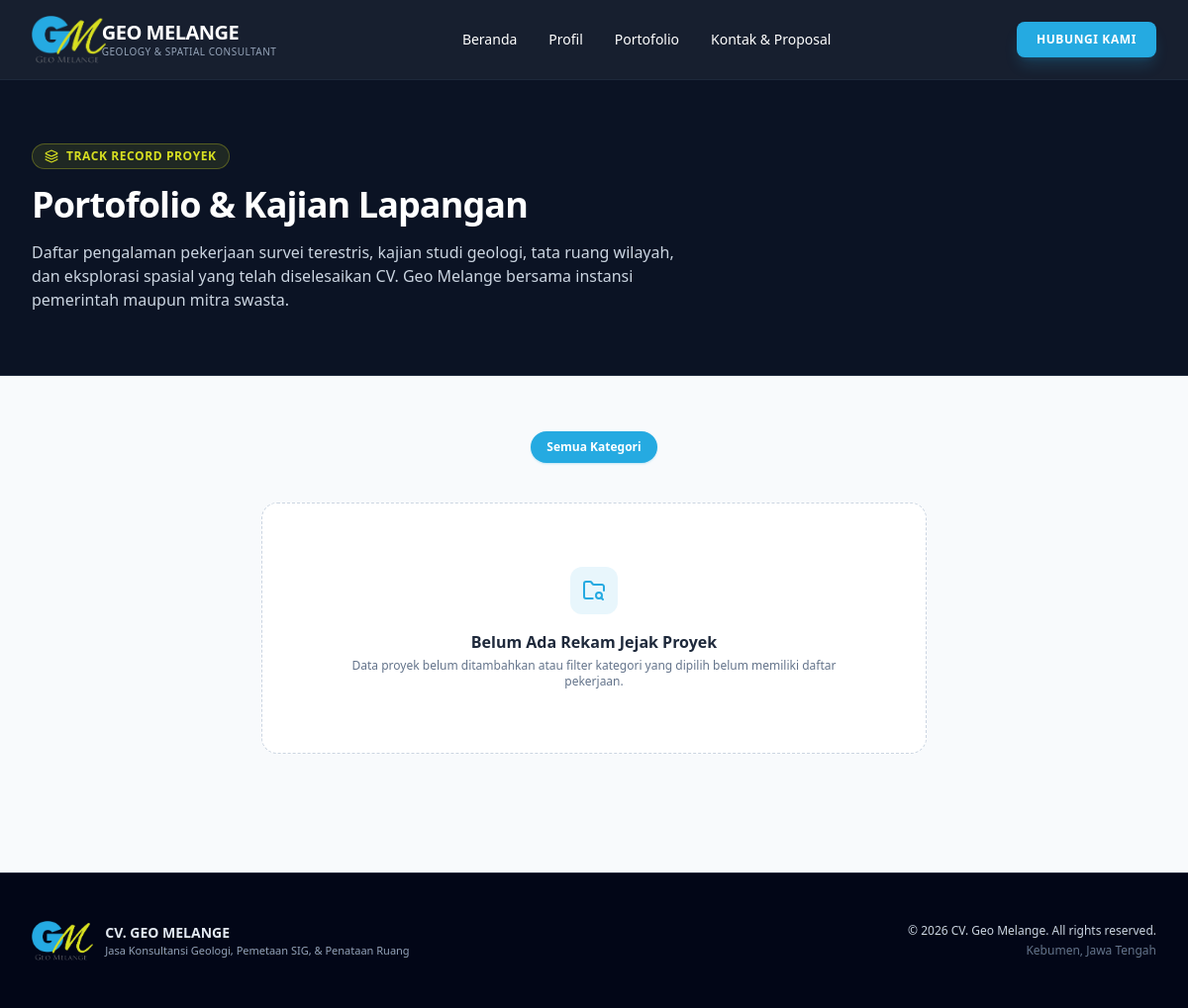
The page /portofolio/ on the database as committed earlier.
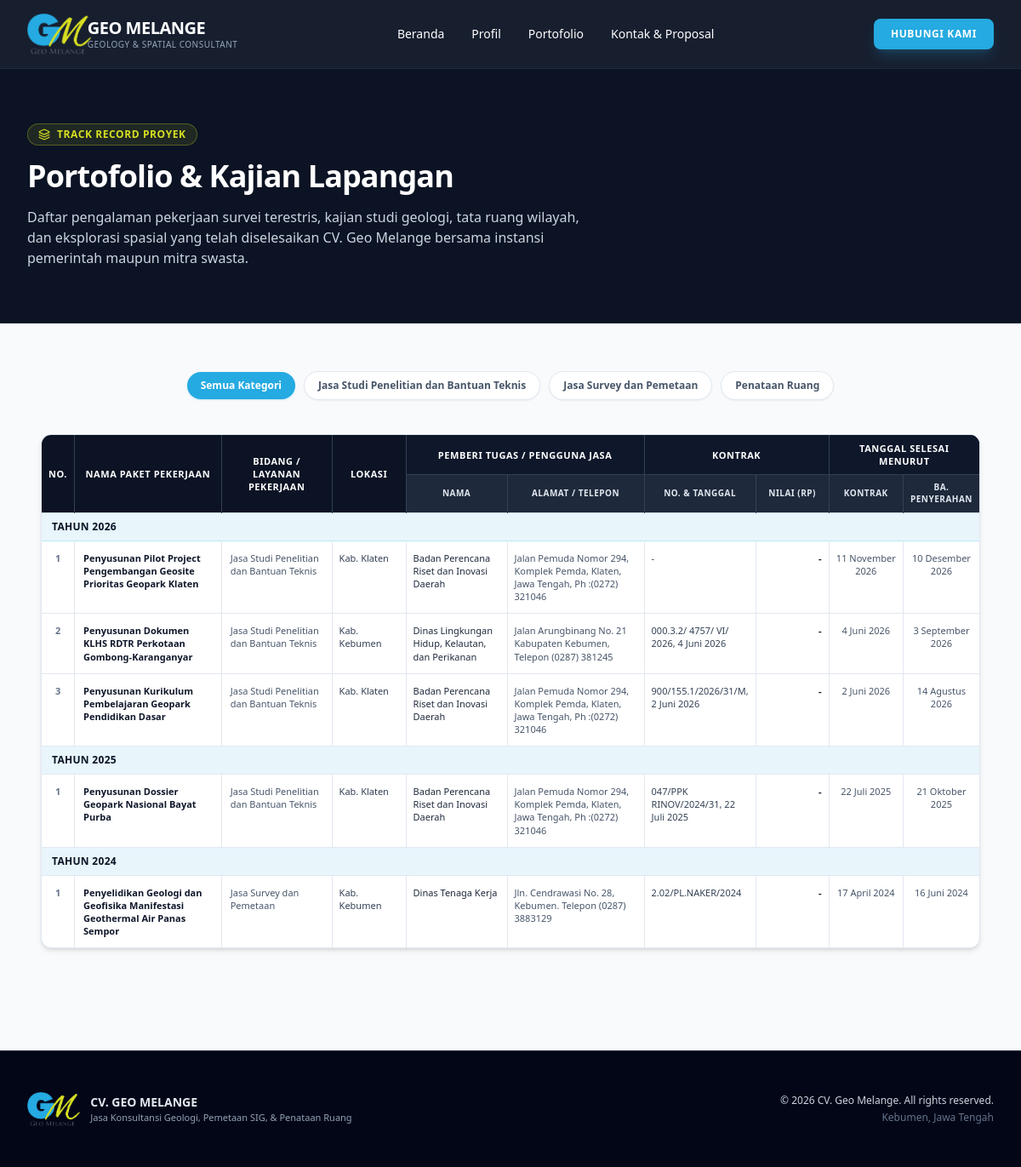
The same page on the database as committed later.
### core/models.py (models this page shows, shortened)
class portofolio(models.Model):
    year = models.IntegerField(verbose_name="Tahun Anggaran / Pelaksanaan")
    title = models.CharField(max_length=255, verbose_name="Nama Paket Pekerjaan")
    category = models.ForeignKey(
        BidangLayanan,
        on_delete=models.PROTECT,
        verbose_name="Bidang / Layanan Pekerjaan"
    )
    location = models.CharField(max_length=150, verbose_name="Lokasi")
    client_name = models.CharField(max_length=200, verbose_name="Nama Pemberi Tugas")
    client_address = models.TextField(blank=True, null=True, verbose_name="Alamat & Telepon Pemberi Tugas")
    contract_info = models.CharField(max_length=150, blank=True, null=True, verbose_name="No. & Tanggal Kontrak")
    contract_value = models.CharField(max_length=100, blank=True, null=True, verbose_name="Nilai Kontrak (Rp)")
    contract_end_date = models.CharField(max_length=100, blank=True, null=True, verbose_name="Tanggal Selesai (Kontrak)")
    handover_date = models.CharField(max_length=100, blank=True, null=True, verbose_name="Tanggal Selesai (BA. Penyerahan)")
    image = models.ImageField(upload_to='portofolio/', blank=True, null=True, verbose_name="Foto Dokumentasi (Opsional)")
    class Meta:
        ordering = ['-year', 'id']
        verbose_name = "Portofolio Proyek"
        verbose_name_plural = "Daftar Portofolio Proyek"

class BidangLayanan(models.Model):
    name = models.CharField(max_length=150, unique=True, verbose_name="Nama Bidang / Layanan Pekerjaan")
    class Meta:
        ordering = ['name']
        verbose_name = "Bidang / Layanan"
        verbose_name_plural = "Daftar Bidang / Layanan"
    def __str__(self):
        return self.name

### core/views.py (the view)
# urls.py: path('portofolio/', views.portofolio_view, name='portofolio'),
def portofolio_view(request):
    selected_category = request.GET.get('category', '')
    projects = portofolio.objects.select_related('category').all().order_by('-year', 'id')
    if selected_category:
        projects = projects.filter(category__name=selected_category)
    categories = BidangLayanan.objects.values_list('name', flat=True)
    return render(request, 'portofolio.html', {
        'projects': projects,
        'categories': categories,
        'selected_category': selected_category,
    })

### templates/portofolio.html (shortened to what this page needs)
{% extends 'base.html' %}
{% load static %}
{% block content %}
<section class="bg-brand-dark text-white py-16 border-b border-slate-800">
  <div class="max-w-7xl mx-auto px-4 sm:px-6 lg:px-8">
    <div class="inline-flex items-center space-x-2 px-3 py-1 rounded-full bg-brand-lime/10 border border-brand-lime/30 text-brand-lime text-xs font-bold tracking-wider uppercase mb-4">
      <i data-lucide="layers" class="w-3.5 h-3.5"></i>
      <span>Track Record Proyek</span>
    </div>
    <h1 class="text-3xl sm:text-4xl font-extrabold tracking-tight mb-4">
      Portofolio & Kajian Lapangan
    </h1>
    <p class="text-slate-300 max-w-2xl text-sm sm:text-base leading-relaxed">
      Daftar pengalaman pekerjaan survei terestris, kajian studi geologi, tata ruang wilayah, dan eksplorasi spasial yang telah diselesaikan CV. Geo Melange bersama instansi pemerintah maupun mitra swasta.
    </p>
  </div>
</section>
<section class="w-full max-w-[1680px] mx-auto px-4 sm:px-8 lg:px-12 py-14">
  <div class="flex flex-wrap items-center justify-center gap-2.5 mb-10">
    <a href="{% url 'portofolio' %}"
       class="px-4 py-2 rounded-full text-xs font-semibold transition-all shadow-sm {% if not selected_category %}bg-brand-blue text-white shadow-brand-blue/25{% else %}bg-white text-slate-600 hover:bg-slate-100 border border-slate-200{% endif %}">
      Semua Kategori
    </a>
    {% for cat in categories %}
      <a href="?category={{ cat|urlencode }}"
         class="px-4 py-2 rounded-full text-xs font-semibold transition-all shadow-sm {% if selected_category == cat %}bg-brand-blue text-white shadow-brand-blue/25{% else %}bg-white text-slate-600 hover:bg-slate-100 border border-slate-200{% endif %}">
        {{ cat }}
      </a>
    {% endfor %}
  </div>
  {% if projects %}
    {% regroup projects by year as year_list %}
    <div class="bg-white rounded-xl shadow-md border border-slate-200 overflow-hidden">
      <div class="overflow-x-auto lg:overflow-x-visible">
        <table class="w-full text-left border-collapse text-[11px] xl:text-xs leading-snug">
          <thead>
            <tr class="bg-brand-dark text-white uppercase tracking-wider font-bold text-center border-b border-slate-700">
              <th rowspan="2" class="py-3 px-2 border-r border-slate-700 w-[3%]">No.</th>
              <th rowspan="2" class="py-3 px-2.5 border-r border-slate-700 w-[16%]">Nama Paket Pekerjaan</th>
              <th rowspan="2" class="py-3 px-2.5 border-r border-slate-700 w-[12%]">Bidang / Layanan Pekerjaan</th>
              <th rowspan="2" class="py-3 px-2 border-r border-slate-700 w-[8%]">Lokasi</th>
              <th colspan="2" class="py-2 px-2 border-r border-b border-slate-700 bg-slate-900">Pemberi Tugas / Pengguna Jasa</th>
              <th colspan="2" class="py-2 px-2 border-r border-b border-slate-700 bg-slate-900">Kontrak</th>
              <th colspan="2" class="py-2 px-2 border-b border-slate-700 bg-slate-900">Tanggal Selesai Menurut</th>
            </tr>
            <tr class="bg-slate-800 text-slate-200 uppercase tracking-wider font-semibold text-[10px] xl:text-[11px] text-center border-b border-slate-300">
              <th class="py-2 px-2 border-r border-slate-700 w-[11%]">Nama</th>
              <th class="py-2 px-2 border-r border-slate-700 w-[15%]">Alamat / Telepon</th>
              <th class="py-2 px-2 border-r border-slate-700 w-[11%]">No. & Tanggal</th>
              <th class="py-2 px-2 border-r border-slate-700 w-[8%]">Nilai (Rp)</th>
              <th class="py-2 px-2 border-r border-slate-700 w-[8%]">Kontrak</th>
              <th class="py-2 px-2 w-[8%]">BA. Penyerahan</th>
            </tr>
          </thead>
          <tbody class="divide-y divide-slate-200 text-slate-700">
            {% for year_group in year_list %}
              <tr class="bg-brand-blue/10 border-y border-brand-blue/30">
                <td colspan="10" class="py-2 px-3 font-extrabold text-brand-dark tracking-wide uppercase text-xs">
                  TAHUN {{ year_group.grouper }}
                </td>
              </tr>
              {% for item in year_group.list %}
              <tr class="hover:bg-slate-50/90 transition-colors align-top">
                <td class="py-3 px-2 text-center font-semibold text-slate-500 border-r border-slate-200">
                  {{ forloop.counter }}
                </td>
                <td class="py-3 px-2.5 font-semibold text-slate-900 border-r border-slate-200 break-words">
                  {{ item.title }}
                </td>
                <td class="py-3 px-2.5 text-slate-600 border-r border-slate-200 break-words">
                  {{ item.category }}
                </td>
                <td class="py-3 px-2 text-slate-700 border-r border-slate-200 break-words">
                  {{ item.location }}
                </td>
                <td class="py-3 px-2 font-medium text-slate-800 border-r border-slate-200 break-words">
                  {{ item.client_name }}
                </td>
                <td class="py-3 px-2 text-slate-600 border-r border-slate-200 break-words">
                  {{ item.client_address|default:"-" }}
                </td>
                <td class="py-3 px-2 text-slate-700 border-r border-slate-200 break-words">
                  {{ item.contract_info|default:"-" }}
                </td>
                <td class="py-3 px-2 text-right font-bold text-slate-900 border-r border-slate-200">
                  {{ item.contract_value|default:"-" }}
                </td>
                <td class="py-3 px-2 text-center text-slate-600 border-r border-slate-200">
                  {{ item.contract_end_date|default:"-" }}
                </td>
                <td class="py-3 px-2 text-center text-slate-600">
                  {{ item.handover_date|default:"-" }}
                </td>
              </tr>
              {% endfor %}
            {% endfor %}
          </tbody>
        </table>
      </div>
    </div>
  {% else %}
    <div class="bg-white rounded-2xl border border-dashed border-slate-300 p-16 text-center max-w-2xl mx-auto">
      <div class="w-12 h-12 rounded-xl bg-brand-blue/10 text-brand-blue flex items-center justify-center mx-auto mb-4">
        <i data-lucide="folder-search" class="w-6 h-6"></i>
      </div>
      <h3 class="text-base font-bold text-slate-800 mb-1">Belum Ada Rekam Jejak Proyek</h3>
      <p class="text-xs text-slate-500">Data proyek belum ditambahkan atau filter kategori yang dipilih belum memiliki daftar pekerjaan.</p>
    </div>
  {% endif %}
</section>
{% endblock %}

### templates/base.html (shortened to what this page needs)
{% load static %}
<!DOCTYPE html>
<html lang="id" class="scroll-smooth">
<head>
  <script src="https://cdn.tailwindcss.com"></script>
</head>
<body
  class="bg-slate-50 text-slate-800 font-sans antialiased flex flex-col min-h-screen selection:bg-brand-blue selection:text-white">
  <nav class="sticky top-0 z-50 bg-brand-dark/95 backdrop-blur-md border-b border-slate-800 text-white">
    <div class="max-w-7xl mx-auto px-4 sm:px-6 lg:px-8">
      <div class="flex items-center justify-between h-20">
        <a href="{% url 'home' %}" class="flex items-center group">
          <img src="{% static 'images/Geomelange.png' %}" alt="Logo CV. Geo Melange" class="h-12 w-auto object-contain">
          <div class="-ml-1">
            <span
              class="text-xl font-extrabold tracking-tight block group-hover:text-brand-blue transition leading-tight text-white">
              GEO MELANGE
            </span>
            <span class="text-[10px] text-slate-400 block tracking-wider uppercase font-medium">
              Geology & Spatial Consultant
            </span>
          </div>
        </a>
        <div class="hidden md:flex items-center space-x-8 text-sm font-medium">
          <a href="{% url 'home' %}" class="hover:text-brand-blue transition-colors">Beranda</a>
          <a href="{% url 'profil' %}" class="hover:text-brand-blue transition-colors">Profil</a>
          <a href="{% url 'portofolio' %}" class="hover:text-brand-blue transition-colors">Portofolio</a>
          <a href="{% url 'kontak' %}" class="hover:text-brand-blue transition-colors">Kontak & Proposal</a>
        </div>
        <div class="hidden md:flex items-center space-x-3">
          <a href="{% url 'kontak' %}"
            class="px-5 py-2.5 text-xs font-bold uppercase tracking-wider bg-brand-blue hover:bg-brand-blue-hover text-white rounded-lg shadow-lg shadow-brand-blue/20 transition-all duration-200">
            Hubungi Kami
          </a>
        </div>
      </div>
    </div>
  </nav>
  <main class="flex-grow">
    {% block content %}
    {% endblock %}
  </main>
  <footer class="bg-slate-950 text-slate-400 py-12 border-t border-slate-800 text-xs mt-16">
    <div class="max-w-7xl mx-auto px-4 sm:px-6 lg:px-8 flex flex-col sm:flex-row items-center justify-between gap-6">
      <div class="flex items-center space-x-3">
        <img src="{% static 'images/Geomelange.png' %}" alt="Logo CV. Geo Melange" class="h-10 w-auto">
        <div>
          <span class="font-bold text-slate-200 text-sm block">CV. GEO MELANGE</span>
          <span class="text-slate-400 text-[11px]">Jasa Konsultansi Geologi, Pemetaan SIG, & Penataan Ruang</span>
        </div>
      </div>
      <div class="text-center sm:text-right">
        <p class="text-slate-300">&copy; 2026 CV. Geo Melange. All rights reserved.</p>
        <p class="text-slate-500 mt-1">Kebumen, Jawa Tengah</p>
      </div>
    </div>
  </footer>
</body>
</html>

Rows that differ between the two databases and show on the page:
added portofolio: title "Penyusunan Pilot Project Pengembangan Geosite Prioritas Geopark Klaten", category "Jasa Studi Penelitian dan Bantuan Teknis", location "Kab. Klaten", client_name "Badan Perencana Riset dan Inovasi Daerah", client_address "Jalan Pemuda Nomor 294, Komplek Pemda, Klaten, Jawa Tengah, Ph :(0272) 321046", contract_info "-", contract_value "-", contract_end_date "11 November 2026", handover_date "10 Desember 2026", shown under "2026"
added portofolio: title "Penyusunan Dokumen KLHS RDTR Perkotaan Gombong-Karanganyar", category "Jasa Studi Penelitian dan Bantuan Teknis", location "Kab. Kebumen", client_name "Dinas Lingkungan Hidup, Kelautan, dan Perikanan", client_address "Jalan Arungbinang No. 21 Kabupaten Kebumen, Telepon (0287) 381245", contract_info "000.3.2/ 4757/ VI/ 2026, 4 Juni 2026", contract_value "-", contract_end_date "4 Juni 2026", handover_date "3 September 2026", shown under "2026"
added portofolio: title "Penyusunan Kurikulum Pembelajaran Geopark Pendidikan Dasar", category "Jasa Studi Penelitian dan Bantuan Teknis", location "Kab. Klaten", client_name "Badan Perencana Riset dan Inovasi Daerah", client_address "Jalan Pemuda Nomor 294, Komplek Pemda, Klaten, Jawa Tengah, Ph :(0272) 321046", contract_info "900/155.1/2026/31/M, 2 Juni 2026", contract_value "-", contract_end_date "2 Juni 2026", handover_date "14 Agustus 2026", shown under "2026"
added portofolio: title "Penyusunan Dossier Geopark Nasional Bayat Purba", category "Jasa Studi Penelitian dan Bantuan Teknis", location "Kab. Klaten", client_name "Badan Perencana Riset dan Inovasi Daerah", client_address "Jalan Pemuda Nomor 294, Komplek Pemda, Klaten, Jawa Tengah, Ph :(0272) 321046", contract_info "047/PPK RINOV/2024/31, 22 Juli 2025", contract_value "-", contract_end_date "22 Juli 2025", handover_date "21 Oktober 2025", shown under "2025"
added portofolio: title "Penyelidikan Geologi dan Geofisika Manifestasi Geothermal Air Panas Sempor", category "Jasa Survey dan Pemetaan", location "Kab. Kebumen", client_name "Dinas Tenaga Kerja", client_address "Jln. Cendrawasi No. 28, Kebumen. Telepon (0287) 3883129", contract_info "2.02/PL.NAKER/2024", contract_value "-", contract_end_date "17 April 2024", handover_date "16 Juni 2024", shown under "2024"
Other text that changed with them:
new list line: "Jasa Studi Penelitian dan Bantuan Teknis"
new list line: "Jasa Survey dan Pemetaan"
new list line: "Penataan Ruang"
text no longer shown: "Belum Ada Rekam Jejak Proyek Data proyek belum ditambahkan atau filter kategori yang dipilih belum memiliki daftar pekerjaan."
text now shown: "NO. NAMA PAKET PEKERJAAN BIDANG / LAYANAN PEKERJAAN LOKASI PEMBERI TUGAS / PENGGUNA JASA KONTRAK TANGGAL SELESAI MENURUT NAMA ALAMAT / TELEPON NO. & TANGGAL NILAI (RP) KONTRAK BA. PENYERAHAN"
new list line: "TAHUN 2026"
new list line: "TAHUN 2025"
new list line: "TAHUN 2024"
